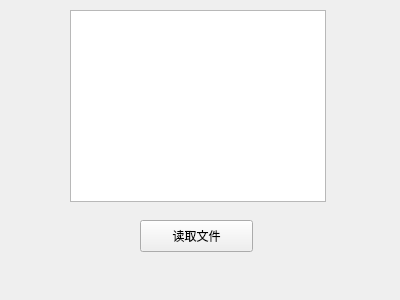
<?xml version="1.0" encoding="UTF-8"?>
<ui version="4.0">
 <class>Form</class>
 <widget class="QWidget" name="Form">
  <property name="geometry">
   <rect>
    <x>0</x>
    <y>0</y>
    <width>400</width>
    <height>300</height>
   </rect>
  </property>
  <property name="windowTitle">
   <string>Form</string>
  </property>
  <widget class="QTableWidget" name="tableWidget">
   <property name="geometry">
    <rect>
     <x>70</x>
     <y>10</y>
     <width>256</width>
     <height>192</height>
    </rect>
   </property>
  </widget>
  <widget class="QPushButton" name="pushButton">
   <property name="geometry">
    <rect>
     <x>140</x>
     <y>220</y>
     <width>113</width>
     <height>32</height>
    </rect>
   </property>
   <property name="text">
    <string>读取文件</string>
   </property>
  </widget>
 </widget>
 <resources/>
 <connections/>
</ui>
